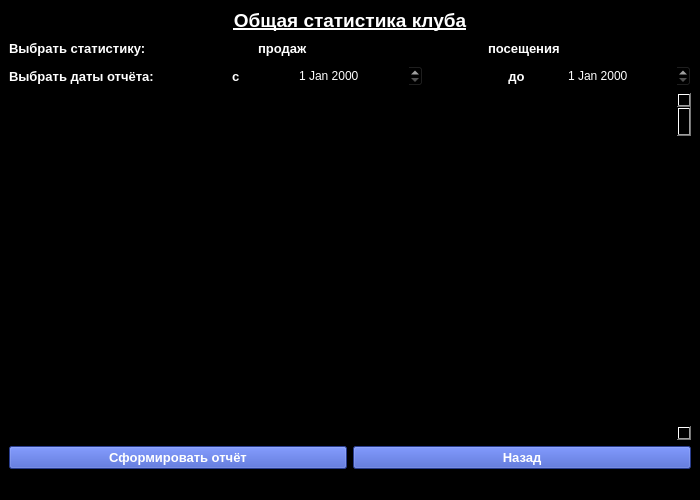
<?xml version="1.0" encoding="UTF-8"?>
<ui version="4.0">
 <class>MainWindow</class>
 <widget class="QMainWindow" name="MainWindow">
  <property name="geometry">
   <rect>
    <x>0</x>
    <y>0</y>
    <width>700</width>
    <height>500</height>
   </rect>
  </property>
  <property name="sizePolicy">
   <sizepolicy hsizetype="Minimum" vsizetype="Minimum">
    <horstretch>0</horstretch>
    <verstretch>0</verstretch>
   </sizepolicy>
  </property>
  <property name="minimumSize">
   <size>
    <width>700</width>
    <height>500</height>
   </size>
  </property>
  <property name="windowTitle">
   <string>MainWindow</string>
  </property>
  <property name="styleSheet">
   <string notr="true">background-color: rgb(0, 0, 0);</string>
  </property>
  <widget class="QWidget" name="centralwidget">
   <layout class="QVBoxLayout" name="verticalLayout_4">
    <item>
     <widget class="QLabel" name="label">
      <property name="sizePolicy">
       <sizepolicy hsizetype="Minimum" vsizetype="Fixed">
        <horstretch>0</horstretch>
        <verstretch>0</verstretch>
       </sizepolicy>
      </property>
      <property name="font">
       <font>
        <pointsize>14</pointsize>
        <weight>75</weight>
        <bold>true</bold>
        <underline>true</underline>
       </font>
      </property>
      <property name="autoFillBackground">
       <bool>false</bool>
      </property>
      <property name="styleSheet">
       <string notr="true">color: rgb(255, 255, 255);</string>
      </property>
      <property name="text">
       <string>&lt;html&gt;&lt;head/&gt;&lt;body&gt;&lt;p align=&quot;center&quot;&gt;Общая статистика клуба&lt;/p&gt;&lt;/body&gt;&lt;/html&gt;</string>
      </property>
      <property name="alignment">
       <set>Qt::AlignCenter</set>
      </property>
     </widget>
    </item>
    <item>
     <layout class="QHBoxLayout" name="horizontalLayout">
      <item>
       <widget class="QLabel" name="label_choose_stat">
        <property name="font">
         <font>
          <pointsize>10</pointsize>
          <weight>75</weight>
          <bold>true</bold>
         </font>
        </property>
        <property name="styleSheet">
         <string notr="true">color: rgb(255, 255, 255);</string>
        </property>
        <property name="text">
         <string>Выбрать статистику:</string>
        </property>
       </widget>
      </item>
      <item>
       <widget class="QRadioButton" name="radioButton_sales">
        <property name="font">
         <font>
          <pointsize>10</pointsize>
          <weight>75</weight>
          <bold>true</bold>
         </font>
        </property>
        <property name="styleSheet">
         <string notr="true">color: rgb(255, 255, 255);</string>
        </property>
        <property name="text">
         <string>продаж</string>
        </property>
       </widget>
      </item>
      <item>
       <widget class="QRadioButton" name="radioButton_visits">
        <property name="font">
         <font>
          <pointsize>10</pointsize>
          <weight>75</weight>
          <bold>true</bold>
         </font>
        </property>
        <property name="styleSheet">
         <string notr="true">color: rgb(255, 255, 255);</string>
        </property>
        <property name="text">
         <string>посещения</string>
        </property>
       </widget>
      </item>
     </layout>
    </item>
    <item>
     <layout class="QHBoxLayout" name="horizontalLayout_2">
      <item>
       <widget class="QLabel" name="label_choose_date">
        <property name="font">
         <font>
          <pointsize>10</pointsize>
          <weight>75</weight>
          <bold>true</bold>
         </font>
        </property>
        <property name="styleSheet">
         <string notr="true">color: rgb(255, 255, 255);</string>
        </property>
        <property name="text">
         <string>Выбрать даты отчёта:</string>
        </property>
       </widget>
      </item>
      <item>
       <widget class="QLabel" name="label_from">
        <property name="font">
         <font>
          <pointsize>10</pointsize>
          <weight>75</weight>
          <bold>true</bold>
         </font>
        </property>
        <property name="styleSheet">
         <string notr="true">color: rgb(255, 255, 255);</string>
        </property>
        <property name="text">
         <string>                    с</string>
        </property>
       </widget>
      </item>
      <item>
       <widget class="QDateEdit" name="dateEdit_from">
        <property name="styleSheet">
         <string notr="true">color: rgb(255, 255, 255);</string>
        </property>
       </widget>
      </item>
      <item>
       <widget class="QLabel" name="label_to">
        <property name="font">
         <font>
          <pointsize>10</pointsize>
          <weight>75</weight>
          <bold>true</bold>
         </font>
        </property>
        <property name="styleSheet">
         <string notr="true">color: rgb(255, 255, 255);</string>
        </property>
        <property name="text">
         <string>                      до</string>
        </property>
       </widget>
      </item>
      <item>
       <widget class="QDateEdit" name="dateEdit_to">
        <property name="styleSheet">
         <string notr="true">color: rgb(255, 255, 255);</string>
        </property>
       </widget>
      </item>
     </layout>
    </item>
    <item>
     <layout class="QVBoxLayout" name="verticalLayout">
      <item alignment="Qt::AlignRight">
       <widget class="QScrollBar" name="verticalScrollBar">
        <property name="orientation">
         <enum>Qt::Vertical</enum>
        </property>
       </widget>
      </item>
      <item>
       <layout class="QHBoxLayout" name="horizontalLayout_3">
        <item>
         <widget class="QPushButton" name="pushButton_data">
          <property name="font">
           <font>
            <pointsize>10</pointsize>
            <weight>75</weight>
            <bold>true</bold>
           </font>
          </property>
          <property name="styleSheet">
           <string notr="true">color: rgb(255, 255, 255);
background-color: rgb(56, 84, 199);</string>
          </property>
          <property name="text">
           <string>Сформировать отчёт</string>
          </property>
         </widget>
        </item>
        <item>
         <widget class="QPushButton" name="pushButton_back">
          <property name="font">
           <font>
            <pointsize>10</pointsize>
            <weight>75</weight>
            <bold>true</bold>
           </font>
          </property>
          <property name="styleSheet">
           <string notr="true">color: rgb(255, 255, 255);
background-color: rgb(56, 84, 197);</string>
          </property>
          <property name="text">
           <string>Назад</string>
          </property>
         </widget>
        </item>
       </layout>
      </item>
     </layout>
    </item>
   </layout>
  </widget>
  <widget class="QMenuBar" name="menubar">
   <property name="geometry">
    <rect>
     <x>0</x>
     <y>0</y>
     <width>700</width>
     <height>26</height>
    </rect>
   </property>
  </widget>
  <widget class="QStatusBar" name="statusbar"/>
 </widget>
 <resources/>
 <connections/>
</ui>
